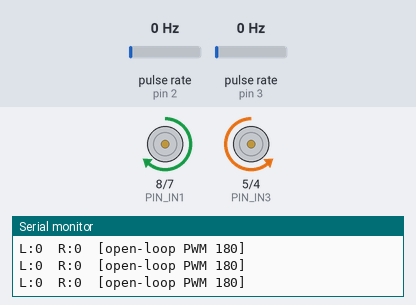
Simulated run of this sketch. Board: Arduino Uno, built with avr-gcc and run on an emulated ATmega328P. Shown: motor-driver pin pairs drawn as motors (green arrow = first pin HIGH = forward, orange = second pin HIGH = backward, longer = more drive, scaled by the enable pin), the last lines printed to the serial monitor. Wiring (inferred from the names in the program): 2 × pulse sensor: data pin 2 / data pin 3. The test bench sets the inputs (shaded band); at power-on: pulse rate (sensors on pin 2, pin 3) 0 Hz.

Above: at 1.3 s.
1.4 s: pulse rate (sensor on pin 2) set to 4 Hz
At 2.2 s:
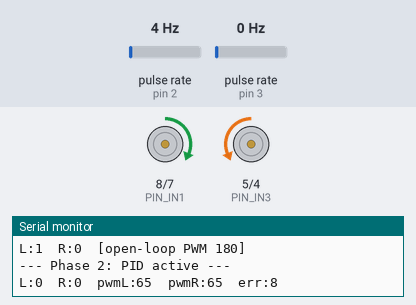
4.4 s: pulse rate (sensor on pin 3) set to 50 Hz
At 4.8 s:
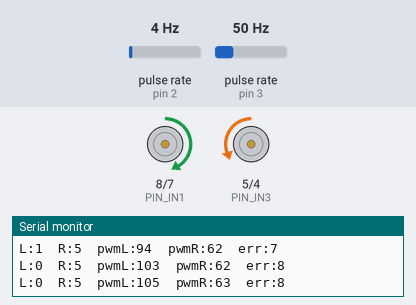
7.4 s: pulse rate (sensor on pin 2) set to 150 Hz
10.4 s: pulse rate (sensor on pin 3) set to 150 Hz
13.4 s: pulse rate (sensor on pin 2) set to 78 Hz
At 14.25 s:
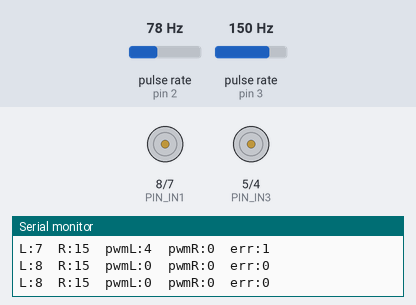
16.4 s: pulse rate (sensor on pin 3) set to 4 Hz
At 16.6 s:
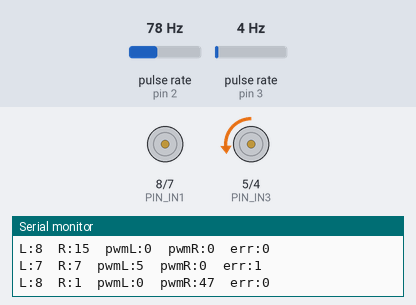
Timing chart, 0 to 23.1 s (numbered marks = the images above; inputs shaded):
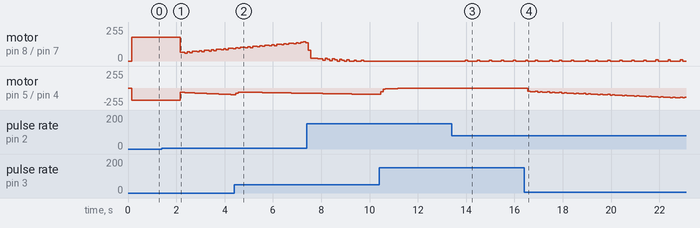

Measured:
- after the input at 13.4 s, motor on pin 8 (PIN_IN1) / pin 7 (PIN_IN2): stopped → forward 4/255 after 0.56 s, then repeats every 0.50 s: stopped 0.40 s, forward 5/255 0.10 s

The sketch:

test_pid.ino
```cpp
// (licence header left out)
#include "config.h"
#include "motors.h"
#include "encoder.h"
#include "pid.h"

PIDController pidLeft;
PIDController pidRight;

float pwmLeft  = DRIVE_SPEED;
float pwmRight = DRIVE_SPEED;

unsigned long lastPIDUpdate  = 0;
unsigned long phaseStartTime = 0;
bool          pidActive      = false;

const float DT_S = PID_INTERVAL_MS / 1000.0f;

void setup() {
  Serial.begin(SERIAL_BAUD);
  motors_init();
  encoder_init();

  pid_init(&pidLeft,  PID_KP, PID_KI, PID_KD,
           PID_INTEGRAL_LIMIT, 0.0f, 255.0f);
  pid_init(&pidRight, PID_KP, PID_KI, PID_KD,
           PID_INTEGRAL_LIMIT, 0.0f, 255.0f);

  Serial.println(F("=== PID Tuning Test ==="));
  Serial.println(F("Phase 1: Open-loop (2 s) — hold robot off ground"));
  Serial.println(F("Phase 2: PID active    — place robot on ground"));
  Serial.println(F("--------------------------------------------"));
  Serial.println(F("L=left pulses  R=right pulses  pwmL  pwmR"));

  motors_forward(DRIVE_SPEED);
  phaseStartTime = millis();
}

void loop() {
  unsigned long now = millis();

  // Switch to PID after 2 seconds
  if (!pidActive && (now - phaseStartTime >= 2000)) {
    pidActive = true;
    Serial.println(F("--- Phase 2: PID active ---"));
  }

  // PID / print at fixed interval
  if (now - lastPIDUpdate >= PID_INTERVAL_MS) {
    long speedL = encoder_get_speed(MOTOR_LEFT);
    long speedR = encoder_get_speed(MOTOR_RIGHT);

    if (pidActive) {
      pwmLeft  = pid_compute(&pidLeft,
                             TARGET_SPEED_PULSES, (float)speedL, DT_S);
      pwmRight = pid_compute(&pidRight,
                             TARGET_SPEED_PULSES, (float)speedR, DT_S);
      motors_set((uint8_t)pwmLeft, true, (uint8_t)pwmRight, true);
    }

    Serial.print(F("L:")); Serial.print(speedL);
    Serial.print(F("  R:")); Serial.print(speedR);
    if (pidActive) {
      Serial.print(F("  pwmL:")); Serial.print((int)pwmLeft);
      Serial.print(F("  pwmR:")); Serial.print((int)pwmRight);
      Serial.print(F("  err:")); Serial.print(TARGET_SPEED_PULSES - speedL);
    } else {
      Serial.print(F("  [open-loop PWM "));
      Serial.print(DRIVE_SPEED);
      Serial.print(F("]"));
    }
    Serial.println();

    lastPIDUpdate = now;
  }
}
```

encoder.cpp
```cpp
// (licence header left out)
#include "encoder.h"

// ── ISR-modified pulse counters ───────────────────────────────
static volatile long _leftPulses  = 0;
static volatile long _rightPulses = 0;

// ── Interrupt Service Routines ────────────────────────────────
static void leftISR()  { _leftPulses++;  }
static void rightISR() { _rightPulses++; }

// ── Public API ────────────────────────────────────────────────

void encoder_init() {
  pinMode(ENCODER_LEFT_PIN,  INPUT_PULLUP);
  pinMode(ENCODER_RIGHT_PIN, INPUT_PULLUP);

  attachInterrupt(digitalPinToInterrupt(ENCODER_LEFT_PIN),
                  leftISR,  RISING);
  attachInterrupt(digitalPinToInterrupt(ENCODER_RIGHT_PIN),
                  rightISR, RISING);
}

long encoder_get_speed(MotorSide side) {
  long count;
  if (side == MOTOR_LEFT) {
    noInterrupts();
    count        = _leftPulses;
    _leftPulses  = 0;
    interrupts();
  } else {
    noInterrupts();
    count         = _rightPulses;
    _rightPulses  = 0;
    interrupts();
  }
  return count;
}

void encoder_reset_all() {
  noInterrupts();
  _leftPulses  = 0;
  _rightPulses = 0;
  interrupts();
}
```

encoder.h
```cpp
// (licence header left out)
#pragma once
#include <Arduino.h>

// ── Pin Assignments ───────────────────────────────────────────
#define ENCODER_LEFT_PIN   2    // Hardware interrupt INT0
#define ENCODER_RIGHT_PIN  3    // Hardware interrupt INT1

// ── Motor side selector ───────────────────────────────────────
typedef enum { MOTOR_LEFT, MOTOR_RIGHT } MotorSide;

/**
 * Initialise encoder pins as INPUT_PULLUP and attach
 * rising-edge hardware interrupts.
 * Call once from setup().
 */
void encoder_init();

/**
 * Return the pulse count accumulated since the last call
 * for the specified motor side, then atomically reset
 * the counter to zero.
 *
 * Call at a fixed, consistent interval (e.g. every 100 ms)
 * to convert the raw count into a speed measurement:
 *
 *   speed_mm_s = encoder_get_speed(side) * MM_PER_PULSE
 *                / (INTERVAL_MS / 1000.0f)
 *
 * Returns: pulse count (long, always >= 0 for forward motion)
 */
long encoder_get_speed(MotorSide side);

/**
 * Reset both encoder counters to zero without reading them.
 * Useful when switching between forward and reverse to
 * discard any pulses counted during the transition.
 */
void encoder_reset_all();
```

motors.cpp
```cpp
/**
 * motors.cpp
 * ----------
 * Implementation of the L298N motor driver API.
 *
 * Left motor  → L298N Channel A (ENA, IN1, IN2)
 * Right motor → L298N Channel B (ENB, IN3, IN4)
 *
 * Because the motors are mirror-mounted, forward rotation on the left
 * motor requires IN1=HIGH/IN2=LOW, while forward rotation on the right
 * motor requires IN3=LOW/IN4=HIGH. This inversion is encapsulated here
 * so the rest of the firmware never needs to think about it.
 */

#include "motors.h"
#include "config.h"

// ── Internal helpers ─────────────────────────────────────────

static void left_forward(uint8_t speed) {
  digitalWrite(PIN_IN1, HIGH);
  digitalWrite(PIN_IN2, LOW);
  analogWrite(PIN_ENA, speed);
}

static void left_backward(uint8_t speed) {
  digitalWrite(PIN_IN1, LOW);
  digitalWrite(PIN_IN2, HIGH);
  analogWrite(PIN_ENA, speed);
}

static void left_stop() {
  analogWrite(PIN_ENA, 0);
  digitalWrite(PIN_IN1, LOW);
  digitalWrite(PIN_IN2, LOW);
}

static void right_forward(uint8_t speed) {
  // Mirror-mounted: physically inverted compared to left motor
  digitalWrite(PIN_IN3, LOW);
  digitalWrite(PIN_IN4, HIGH);
  analogWrite(PIN_ENB, speed);
}

static void right_backward(uint8_t speed) {
  digitalWrite(PIN_IN3, HIGH);
  digitalWrite(PIN_IN4, LOW);
  analogWrite(PIN_ENB, speed);
}

static void right_stop() {
  analogWrite(PIN_ENB, 0);
  digitalWrite(PIN_IN3, LOW);
  digitalWrite(PIN_IN4, LOW);
}

// ── Public API ───────────────────────────────────────────────

void motors_init() {
  pinMode(PIN_ENA, OUTPUT);
  pinMode(PIN_IN1, OUTPUT);
  pinMode(PIN_IN2, OUTPUT);
  pinMode(PIN_ENB, OUTPUT);
  pinMode(PIN_IN3, OUTPUT);
  pinMode(PIN_IN4, OUTPUT);
  motors_stop();
}

void motors_forward(uint8_t speed) {
  left_forward(speed);
  right_forward(speed);
}

void motors_backward(uint8_t speed) {
  left_backward(speed);
  right_backward(speed);
}

void motors_turn_right(uint8_t speed) {
  left_forward(speed);
  right_stop();
}

void motors_turn_left(uint8_t speed) {
  left_stop();
  right_forward(speed);
}

void motors_spin_right(uint8_t speed) {
  left_forward(speed);
  right_backward(speed);
}

void motors_spin_left(uint8_t speed) {
  left_backward(speed);
  right_forward(speed);
}

void motors_brake() {
  // Active brake: set both INx HIGH to short motor terminals
  analogWrite(PIN_ENA, 255);
  digitalWrite(PIN_IN1, HIGH);
  digitalWrite(PIN_IN2, HIGH);
  analogWrite(PIN_ENB, 255);
  digitalWrite(PIN_IN3, HIGH);
  digitalWrite(PIN_IN4, HIGH);
}

void motors_stop() {
  left_stop();
  right_stop();
}

void motors_set(uint8_t speedLeft, bool dirLeft,
                uint8_t speedRight, bool dirRight) {
  if (dirLeft)  left_forward(speedLeft);
  else          left_backward(speedLeft);
  if (dirRight) right_forward(speedRight);
  else          right_backward(speedRight);
}
```

motors.h
```cpp
/**
 * motors.h
 * --------
 * Public API for the L298N dual H-bridge motor driver.
 *
 * All speed values are PWM duty cycle: 0 (stopped) to 255 (full speed).
 *
 * Physical note: the two TT motors are mirror-mounted on the chassis,
 * so "forward" on the left motor uses opposite IN polarity to the right.
 * This is handled internally; callers simply use the semantic functions.
 */

#pragma once
#include <Arduino.h>

/**
 * Initialise all motor driver pins as outputs and ensure
 * both motors start in the stopped/coast state.
 * Call once from setup().
 */
void motors_init();

/**
 * Drive both motors forward at the given speed (0–255).
 */
void motors_forward(uint8_t speed);

/**
 * Drive both motors backward at the given speed (0–255).
 */
void motors_backward(uint8_t speed);

/**
 * Pivot right: left motor forward, right motor stopped.
 * For a tighter spin, set right motor backward — see motors_spin_right().
 */
void motors_turn_right(uint8_t speed);

/**
 * Pivot left: right motor forward, left motor stopped.
 */
void motors_turn_left(uint8_t speed);

/**
 * Spin in place to the right: left motor forward, right motor backward.
 * Faster rotation than motors_turn_right() but less smooth.
 */
void motors_spin_right(uint8_t speed);

/**
 * Spin in place to the left: right motor forward, left motor backward.
 */
void motors_spin_left(uint8_t speed);

/**
 * Active brake: short the motor terminals via the H-bridge.
 * Stops faster than coast but causes more motor wear.
 */
void motors_brake();

/**
 * Coast: disable both channels. Motors free-wheel to a stop.
 * Equivalent to motors_stop().
 */
void motors_stop();

/**
 * Set individual wheel speeds for fine-grained control.
 * speedLeft / speedRight : 0–255
 * dirLeft / dirRight     : true = forward, false = backward
 */
void motors_set(uint8_t speedLeft, bool dirLeft,
                uint8_t speedRight, bool dirRight);
```

pid.cpp
```cpp
// (licence header left out)
#include "pid.h"
#include <Arduino.h>    // for constrain()

void pid_init(PIDController* pid,
              float kp, float ki, float kd,
              float integralLimit,
              float outputMin, float outputMax) {
  pid->kp             = kp;
  pid->ki             = ki;
  pid->kd             = kd;
  pid->integral       = 0.0f;
  pid->previousError  = 0.0f;
  pid->integralLimit  = integralLimit;
  pid->outputMin      = outputMin;
  pid->outputMax      = outputMax;
}

float pid_compute(PIDController* pid,
                  float setpoint,
                  float measured,
                  float dt_s) {
  // ── Error ────────────────────────────────────────────────
  float error = setpoint - measured;

  // ── Proportional term ────────────────────────────────────
  float P = pid->kp * error;

  // ── Integral term with anti-windup clamping ──────────────
  pid->integral += pid->ki * error * dt_s;
  if      (pid->integral >  pid->integralLimit) pid->integral =  pid->integralLimit;
  else if (pid->integral < -pid->integralLimit) pid->integral = -pid->integralLimit;
  float I = pid->integral;

  // ── Derivative term (on error) ───────────────────────────
  // Set kd = 0.0 in config.h to disable for velocity control.
  float derivative = (dt_s > 0.0f)
                     ? (error - pid->previousError) / dt_s
                     : 0.0f;
  float D = pid->kd * derivative;
  pid->previousError = error;

  // ── Sum and clamp output ─────────────────────────────────
  float output = P + I + D;
  return constrain(output, pid->outputMin, pid->outputMax);
}

void pid_reset(PIDController* pid) {
  pid->integral      = 0.0f;
  pid->previousError = 0.0f;
}
```

pid.h
```cpp
// (licence header left out)
#pragma once

// ── PID Controller State ──────────────────────────────────────
typedef struct {
  // Gains
  float kp;             // Proportional gain
  float ki;             // Integral gain
  float kd;             // Derivative gain

  // Internal state
  float integral;       // Accumulated integral term
  float previousError;  // Error from previous iteration (for derivative)

  // Limits
  float integralLimit;  // Anti-windup clamp (+/-)
  float outputMin;      // Minimum controller output
  float outputMax;      // Maximum controller output
} PIDController;

/**
 * Initialise a PID controller with the given gains and limits.
 * Must be called before pid_compute().
 *
 * kp, ki, kd       : Controller gains (start with ki=0, kd=0)
 * integralLimit     : Maximum absolute value of the integral accumulator
 * outputMin/Max     : Output clamp range (e.g. 0.0 to 255.0 for PWM)
 */
void pid_init(PIDController* pid,
              float kp, float ki, float kd,
              float integralLimit,
              float outputMin, float outputMax);

/**
 * Compute one PID iteration and return the controller output.
 *
 * pid      : Pointer to an initialised PIDController
 * setpoint : Target value (e.g. target pulses per 100 ms window)
 * measured : Actual measured value (e.g. encoder pulses this window)
 * dt_s     : Time step in seconds — MUST be consistent across calls
 *
 * Returns the clamped controller output (e.g. PWM 0–255).
 *
 * Call at a fixed interval matching dt_s. Inconsistent timing
 * corrupts the integral and derivative terms.
 */
float pid_compute(PIDController* pid,
                  float setpoint,
                  float measured,
                  float dt_s);

/**
 * Reset the integral accumulator and stored previous error to zero.
 *
 * Call this when:
 *   - The motor is stopped (prevents windup carry-over on restart)
 *   - The setpoint changes significantly
 *   - Switching between forward and reverse
 */
void pid_reset(PIDController* pid);
```

config.h
```cpp
// (licence header left out)
#pragma once

// ── Serial ──────────────────────────────────────────────────
#define SERIAL_BAUD         9600

// ── Motor Driver Pins (L298N) ────────────────────────────────
#define PIN_ENA             9     // Left motor PWM  (Timer 1)
#define PIN_IN1             8     // Left motor direction A
#define PIN_IN2             7     // Left motor direction B
#define PIN_ENB             6     // Right motor PWM (Timer 0)
#define PIN_IN3             5     // Right motor direction A
#define PIN_IN4             4     // Right motor direction B

// ── Ultrasonic Sensor Pins (HC-SR04) ─────────────────────────
#define PIN_TRIG            13
#define PIN_ECHO            12

// ── Encoder Physical Constants ────────────────────────────────
// Pin assignments are defined in encoder.h (ENCODER_LEFT_PIN = 2, RIGHT = 3)
#define ENCODER_SLOTS       20      // Slots per encoder disc revolution
#define WHEEL_DIAMETER_MM   65      // Wheel diameter in millimetres
// Computed:
// MM_PER_PULSE = (PI * WHEEL_DIAMETER_MM) / ENCODER_SLOTS
//              = (3.1416 * 65) / 20 = ~10.2 mm per pulse

// ── PID Timing ───────────────────────────────────────────────
#define PID_INTERVAL_MS     100     // Control loop period (milliseconds)
// dt_s = PID_INTERVAL_MS / 1000.0f = 0.1 seconds

// ── Target Speed ─────────────────────────────────────────────
// Pulses counted per PID_INTERVAL_MS at the desired cruise speed.
// HOW TO MEASURE:
//   1. Upload this sketch with PID disabled (kp=ki=kd=0, base PWM = DRIVE_SPEED).
//   2. Open Serial Monitor and read the reported pulse counts.
//   3. Set TARGET_SPEED_PULSES to the average of left and right readings.
// Typical value for TT motors at PWM 180: 6 to 10 pulses per 100 ms.
#define TARGET_SPEED_PULSES 8

// ── PID Gains ────────────────────────────────────────────────
// Start with KI = 0, KD = 0. Tune KP first.
// See the tuning procedure in the article / README for guidance.
#define PID_KP              8.0f
#define PID_KI              2.0f
#define PID_KD              0.0f    // Set to 0 for velocity control
#define PID_INTEGRAL_LIMIT  80.0f   // Anti-windup clamp

// ── Base Drive Speed (open-loop starting point) ───────────────
// The PID will adjust this value up or down.
// Set to a value that produces roughly TARGET_SPEED_PULSES
// when measured open-loop.
#define DRIVE_SPEED         180     // 0-255 PWM

// ── Other Motion Parameters ───────────────────────────────────
#define REVERSE_SPEED       160
#define TURN_SPEED          150

// ── Obstacle Avoidance ────────────────────────────────────────
#define STOP_DISTANCE       30      // cm — stop if obstacle closer

// ── Timing (milliseconds) ─────────────────────────────────────
#define STOP_PAUSE_MS       200
#define REVERSE_TIME_MS     400
#define TURN_TIME_MS        500

// ── Sensor ────────────────────────────────────────────────────
#define ULTRASONIC_TIMEOUT_US   30000UL
#define NO_OBSTACLE_CM          999
```
